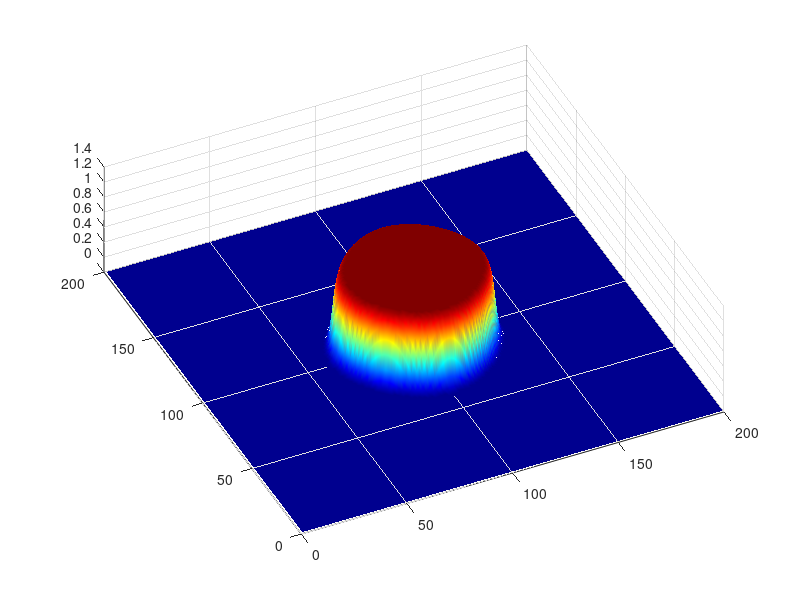

Source code (MATLAB):
% Solve: u_t=D*(u_{xx}+u_{yy})+gamma*q(u) where q(u)='u.*(1-u)';
%
% The solution of this PDE is obtained by the finite difference
% method, assuming dx=dy=dt=1 as desribed in _An Introduction to Computational
% Engineering With Matlab by Xin-She Yang.

% ----------------------------------------------------
function kpp(n)
% Default the domain size n by n
if nargin<1, n=200; end

% Initialize parameters
% ---- time=100, D=0.2; gamma=0.5; -------------------

time=100; D=0.2; gamma=0.5;

% ---- Initial values for u --------------
% Non-zero on a compact set
 u=zeros(n);  grad=u*0;
 u(n/2, n/2) = 1E-5;

% Random
% u=rand(n);   grad=u*0;

% Uniformly 1
% u=ones(n);     grad=u*0;

% Nonzero on a strip
% u = [zeros(n, 90) 0.9*ones(n, 20) zeros(n, 90)];
% grad = u*0;

% Vectorization/index for u(i,j) and the loop --------
I = 2:n-1; J = 2:n-1;

for step=1:time,
% Laplace gradient of the equation
 grad(I,J)= u(I,J-1)+u(I,J+1)+u(I-1,J)+u(I+1,J);
 u =(1-4*D)*u+D*grad+gamma*u.*(1-u);
 pcolor(u);  shading interp;
 colorbar; colormap hsv;
 drawnow;
end

surf(u);
shading interp; colormap jet;
view([-25 70]);
